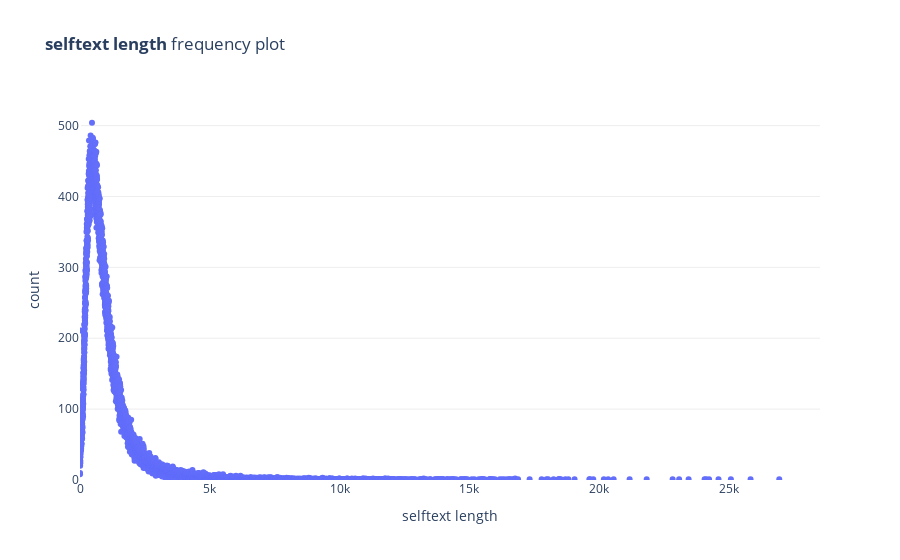

The notebook cell this image was saved under:
### Code cell
traces = []
trace = go.Scatter(
    x=selftext_length_vc['selftext'],
    y=selftext_length_vc['count'],
    mode='markers'
)
traces.append(trace)
fig = go.Figure(traces)

    
fig.update_yaxes(gridcolor='#eee', title='count', rangemode='tozero')
fig.update_xaxes(title='selftext length', rangemode='tozero')
fig.update_layout(
    title=f'<b>selftext length</b> frequency plot',
    plot_bgcolor='#fff',
    showlegend=False,
    height=400
)

fig.show()

### Figure 1 — Plotly figure (JSON) as saved in the notebook; plotly's stock layout.template omitted (floating-point values rounded to 4 significant figures; data arrays with more than 128 entries replaced by an {"elided": "..."} marker saying what was removed)
{"data": [{"mode": "markers", "type": "scatter", "x": {"elided": "7318 int values"}, "y": {"elided": "7318 int values"}}], "layout": {"autosize": true, "plot_bgcolor": "#fff", "showlegend": false, "title": {"text": "<b>selftext length</b> frequency plot"}, "xaxis": {"autorange": true, "range": [0, 28530.0], "rangemode": "tozero", "title": {"text": "selftext length"}, "type": "linear"}, "yaxis": {"autorange": true, "gridcolor": "#eee", "range": [0, 540.2], "rangemode": "tozero", "title": {"text": "count"}, "type": "linear"}}}
